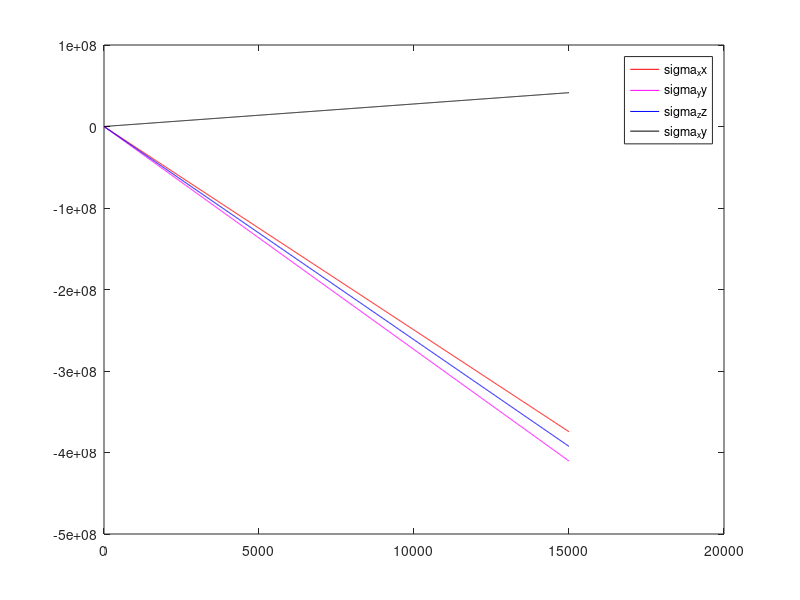

Recreate this plot in MATLAB.
clear all; close all; clc;
%check initial values
b22 = 0.926793;
b33 = 1.073206;
b23 = -0.169029;

zcoords = 0:10:15000;

pf = 1000 * 9.8 * zcoords;
sigma11 = -2670 * 9.8 * zcoords;

sigma22 = zeros(size(sigma11));
for i = 1 : numel(sigma22)
    if zcoords(i) <= 15600
        sigma22(i) = b22 .* (sigma11(i) + pf(i)) - pf(i);
    else
        sigma22(i) = sigma11(i);
    end
end


sigma33 = zeros(size(sigma11));
for i = 1 : numel(sigma33)
    if zcoords(i) <= 15600
        sigma33(i) = b33 .* (sigma11(i) + pf(i)) - pf(i);
    else
        sigma33(i) = sigma11(i);
    end
end

sigma23 = zeros(size(sigma11));
for i = 1 : numel(sigma23)
    if zcoords(i) <= 15600
        sigma23(i) = b23 .* (sigma11(i) + pf(i));
    else
        sigma23(i) = 0;
    end
end

sigma_xx = sigma22;
sigma_yy = sigma33;
sigma_zz = sigma11;
sigma_xy = sigma23;

figure();
plot(zcoords,sigma_xx,'r-'); hold on;
plot(zcoords,sigma_yy,'m-'); hold on;
plot(zcoords,sigma_zz,'b-'); hold on;
plot(zcoords,sigma_xy,'k-'); hold on;
legend("sigma_xx","sigma_yy","sigma_zz","sigma_xy");

fprintf("MAX sigma_xx (MPa): %.3f \n", max(abs(sigma_xx))/1e6);
fprintf("MAX sigma_yy (MPa): %.3f \n", max(abs(sigma_yy))/1e6);
fprintf("MAX sigma_zz (MPa): %.3f \n", max(abs(sigma_zz))/1e6);
fprintf("MAX sigma_xy (MPa): %.3f \n", max(sigma_xy)/1e6);